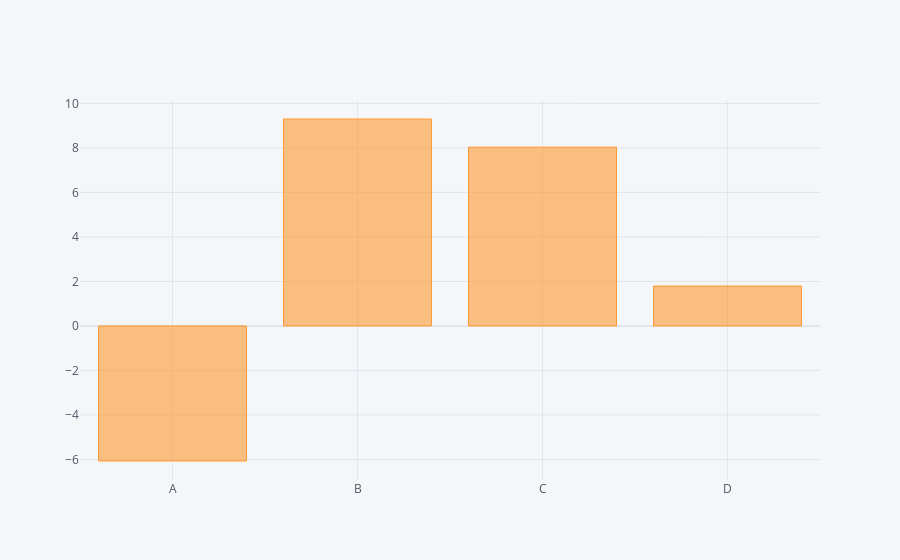

Here is the notebook cell this chart was saved with:
### Code cell
# groupby to aggregate data
# bar plot becomes better when aggregating data with it
df.sum().iplot(kind='bar')

### Figure 1 — Plotly figure (JSON) as saved in the notebook; plotly's stock layout.template omitted (floating-point values rounded to 4 significant figures)
{"data": [{"marker": {"color": "rgba(255, 153, 51, 0.6)", "line": {"color": "rgba(255, 153, 51, 1.0)", "width": 1}}, "name": "None", "orientation": "v", "text": "", "type": "bar", "x": ["A", "B", "C", "D"], "y": [-6.068, 9.299, 8.034, 1.795]}], "layout": {"legend": {"bgcolor": "#F5F6F9", "font": {"color": "#4D5663"}}, "paper_bgcolor": "#F5F6F9", "plot_bgcolor": "#F5F6F9", "title": {"font": {"color": "#4D5663"}}, "xaxis": {"gridcolor": "#E1E5ED", "showgrid": true, "tickfont": {"color": "#4D5663"}, "title": {"font": {"color": "#4D5663"}, "text": ""}, "zerolinecolor": "#E1E5ED"}, "yaxis": {"gridcolor": "#E1E5ED", "showgrid": true, "tickfont": {"color": "#4D5663"}, "title": {"font": {"color": "#4D5663"}, "text": ""}, "zerolinecolor": "#E1E5ED"}}}
